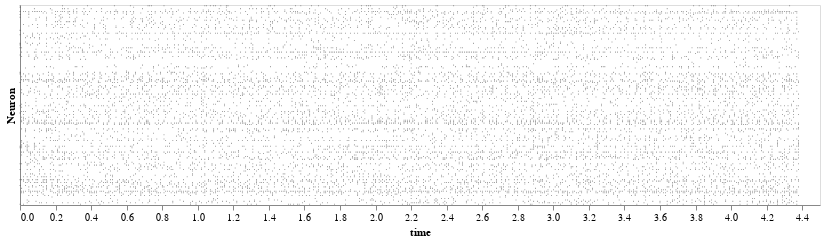

Notebook code cell kept with this figure:
### Code cell
import altair as alt

alt.data_transformers.enable(max_rows=10000)
raster = (
    alt.Chart(
        tf
        .loc[152,'motor cortex']
        .stack()
        .rename('spikes')
        .loc[lambda x: x > 0]
        .reset_index()
        .assign(time=lambda x: x['time'].dt.total_seconds())
    ).mark_tick().encode(
        x='time:Q',
        y=alt.Y('signal:N').axis(labels=False,ticks=False).title('Neuron'),
    )
    .configure_tick(
        bandSize=2,
        thickness=0.5,
        color='black',
    )
    .configure_axis(
        grid=False,
    )
    .properties(width=800, height=200)
)
tf.loc[1,'motor cortex'].stack().rename('spikes').loc[lambda x: x > 0]
raster

### Figure 1 — Vega-Lite specification as saved in the notebook (floating-point values rounded to 4 significant figures; data arrays with more than 128 entries replaced by an {"elided": "..."} marker saying what was removed)
{"config": {"view": {"continuousWidth": 300, "continuousHeight": 300}, "axis": {"grid": false}, "tick": {"bandSize": 2, "color": "black", "thickness": 0.5}}, "data": {"name": "data-51f99c7c64f8e83648fec443384f42cc"}, "mark": {"type": "tick"}, "encoding": {"x": {"field": "time", "type": "quantitative"}, "y": {"axis": {"labels": false, "ticks": false}, "field": "signal", "title": "Neuron", "type": "nominal"}}, "height": 200, "width": 800, "$schema": "https://vega.github.io/schema/vega-lite/v5.15.1.json", "datasets": {"data-51f99c7c64f8e83648fec443384f42cc": {"elided": "9791 records"}}}
